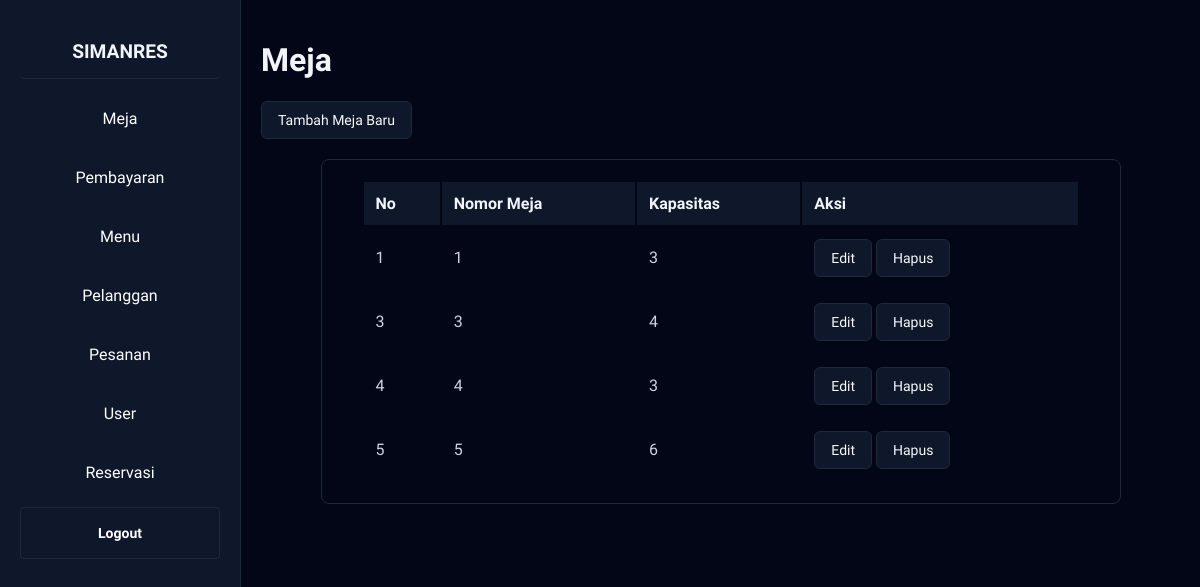
Page /admin/meja.php (signed in) on the committed database.
### tables this page shows
CREATE TABLE `meja` (
  `id` int(11) NOT NULL,
  `nomor_meja` int(11) NOT NULL,
  `kapasitas` int(11) NOT NULL
);

### admin/meja.php (the view, shortened to what this page needs)
<?php
include_once '../config.php';
$editData = null;
$showCreateForm = false;
$query = "SELECT * FROM meja";
$stmt = $conn->prepare($query);
$stmt->execute();
$result = $stmt->get_result();
$meja = [];
while ($row = $result->fetch_assoc()) {
    $meja[] = $row;
}
?>
<!DOCTYPE html>
<html>
<head>
    <link rel="stylesheet" href="../style.css">
</head>
<body>
    <div class="layout">
        <?php include_once "../sidebar.php" ?>
        <div class="main-content">
            <h1>Meja</h1>
            <?php if (!$editData && !$showCreateForm): ?>
                <div class="create-button">
                    <a class="button" href="meja.php?action=create">Tambah Meja Baru</a>
                </div>
            <?php endif; ?>
            <div class="admin-table">
                <div class="table-wrapper">
                    <table>
                        <thead>
                            <tr>
                                <th>No</th>
                                <th>Nomor Meja</th>
                                <th>Kapasitas</th>
                                <th>Aksi</th>
                            </tr>
                        </thead>
                        <tbody>
                            <?php foreach ($meja as $key => $value): ?>
                                <tr>
                                    <td><?= htmlspecialchars($value['id']) ?></td>
                                    <td><?= htmlspecialchars($value['nomor_meja']) ?></td>
                                    <td><?= htmlspecialchars($value['kapasitas']) ?></td>
                                    <td>
                                        <a class="button" href="meja.php?action=edit&id=<?= $value['id'] ?>">Edit</a>
                                        <a class="button" href="meja.php?action=delete&id=<?= $value['id'] ?>"
                                            onclick="return confirm('Apakah Anda yakin ingin menghapus meja ini?')">Hapus</a>
                                    </td>
                                </tr>
                            <?php endforeach; ?>
                        </tbody>
                    </table>
                </div>
            </div>
        </div>
    </div>
</body>
</html>

### style.css (style rules this page uses)
:root { --background-color: #020617; --secondary-background-color: #0f172a; --foreground-color: #f1f5f9; --border-color: #1e293b; }
body { margin: 0; font-family: "Geist", sans-serif; background-color: var(--background-color); color: var(--foreground-color); }
.button { display: inline-flex; align-items: center; justify-content: center; border-radius: 0.375rem; padding: 0.5rem 1rem; font-size: 0.875rem; font-weight: 500; line-height: 1.25rem; border: 1px solid transparent; cursor: pointer; transition: all 0.2s ease; text-decoration: none; background-color: hsl(222.2, 47.4%, 11.2%); border: 1px solid var(--border-color); color: hsl(210, 40%, 98%); }
.table-wrapper { width: 100%; overflow-x: auto; }
table { width: 100%; max-width: 800px; margin: 0 auto; padding: 20px 40px; overflow-x: auto; border-radius: 0.5rem; border: 1px solid var(--border-color); }
thead { background-color: var(--secondary-background-color); border-bottom: 1px solid var(--border-color); }
th { padding: 0.75rem; text-align: left; font-weight: 600; color: var(--foreground-color); white-space: nowrap; }
td { padding: 0.75rem; color: #cbd5e1; }
.layout { display: flex; min-height: 100vh; }
.main-content { flex: 1; padding: 20px; }

### admin/meja.php (style rules this page uses)
.create-button { margin-bottom: 20px; }

### rows in the picture
meja: id "1", nomor_meja "1", kapasitas "3"
meja: id "3", nomor_meja "3", kapasitas "4"
meja: id "4", nomor_meja "4", kapasitas "3"
meja: id "5", nomor_meja "5", kapasitas "6"
